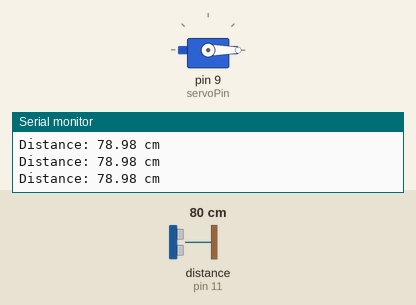
Simulated run of this sketch. Board: Arduino Uno, built with avr-gcc and run on an emulated ATmega328P. Shown: servo, the last lines printed to the serial monitor. Wiring (inferred from the names in the program): ultrasonic range finder: trigger pin 10; echo pin 11. Inputs (shaded band) come from the test bench; at power-on: distance to the obstacle (sensor on pin 11) 80 cm. The echo pulse lasts 58.3 µs per cm.

Above: at 1.2 s.
1.3 s: distance to the obstacle (sensor on pin 11) set to 12 cm
2.8 s: distance to the obstacle (sensor on pin 11) set to 9 cm
At 6.0 s:
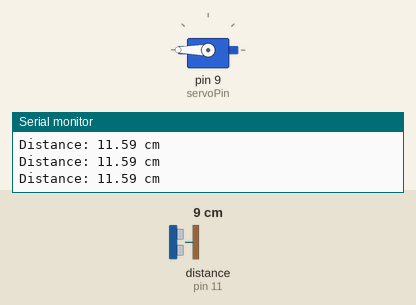
8.8 s: distance to the obstacle (sensor on pin 11) set to 35 cm
At 9.18 s:
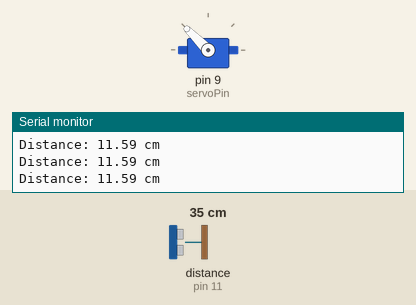
11.8 s: distance to the obstacle (sensor on pin 11) set to 2 cm
At 12.35 s:
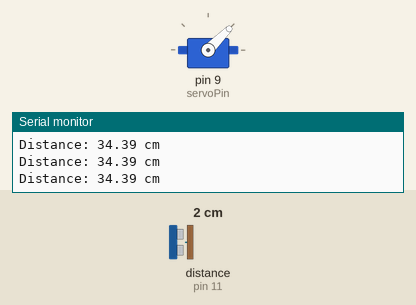
Timing chart, 0 to 15.2 s (numbered marks = the images above; inputs shaded):
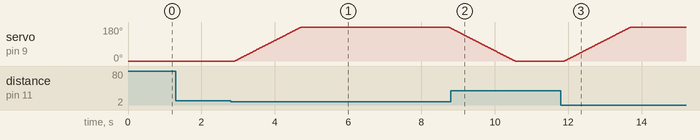

Measured:
- the behaviour switches between 11 and 10 cm on distance to the obstacle (sensor on pin 11) (found by bisection; images 0 and 1)
- after the input at 2.8 s, servo on pin 9 (servoPin): rises from 0° to 180° in 1.8 s, then falls to 173° in 4.1 s
- after the input at 8.8 s, servo on pin 9 (servoPin): goes on until 10.5 s, then stays 0°
- after the input at 11.8 s, servo on pin 9 (servoPin): moves from 0° to 180° over 1.8 s, starting after 0.10 s

The sketch:

sketch_jul19a.ino
```cpp
#include <Servo.h>
Servo myServo;
int servoPin = 9;

const int trigPin = 10; // พิน Trig
const int echoPin = 11; // พิน Echo


void setup() {
  Serial.begin(9600);
  myServo.attach(servoPin);
  pinMode(trigPin, OUTPUT);
  pinMode(echoPin, INPUT);
  myServo.write(0);
}

void loop() {
  digitalWrite(trigPin, LOW);
  delayMicroseconds(2);
  digitalWrite(trigPin, HIGH);
  delayMicroseconds(10);
  digitalWrite(trigPin, LOW);

  long duration = pulseIn(echoPin, HIGH);

  float distance = duration * 0.034 / 2;

  if(distance <= 10){
    for (int angle = 0; angle <= 180; angle++) {
      myServo.write(angle);  // Set the servo position to the current angle
      delay(10);  // Wait for the servo to reach the position
    }
    delay(4000);
    for (int angle = 180; angle >= 0; angle--) {
      myServo.write(angle);  // Set the servo position to the current angle
      delay(10);  // Wait for the servo to reach the position
    }
  }

  Serial.print("Distance: ");
  Serial.print(distance);
  Serial.println(" cm");

  delay(100);
}
```
